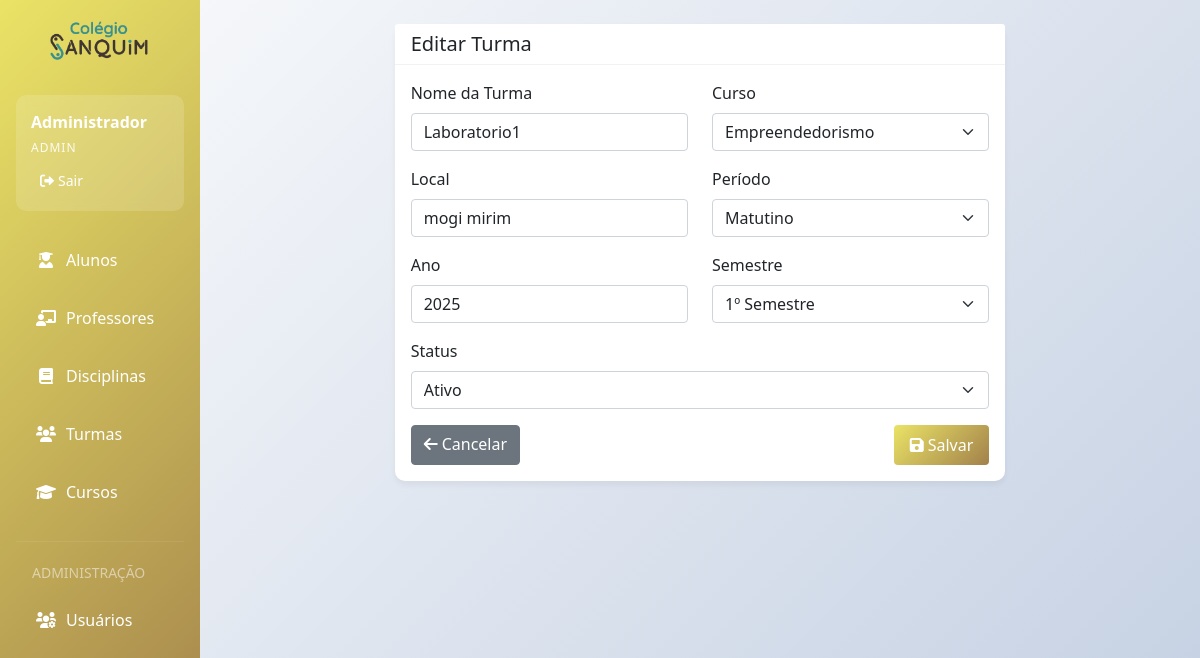
The page /turmas/1/editar (signed in) on the database its author committed.
### app.py (models this page shows, shortened)
class Turma(db.Model):
    __tablename__ = 'turma'
    id = db.Column(db.Integer, primary_key=True)
    nome = db.Column(db.String(50), nullable=False)
    curso_id = db.Column(db.Integer, db.ForeignKey('curso.id'), nullable=False)
    local = db.Column(db.String(100))
    periodo = db.Column(db.String(20))  # Matutino, Vespertino, Noturno
    ano = db.Column(db.Integer, nullable=False)
    semestre = db.Column(db.Integer, nullable=False)  # 1 ou 2
    status = db.Column(db.Integer, default=1)  # 1-Ativo, 0-Inativo
    curso = db.relationship('Curso', backref='turmas_vinculadas')
    alunos = db.relationship('Aluno', backref='turma_atual')
    disciplinas = db.relationship('Disciplina', backref='turma_associada')

### app.py (the view, shortened to what this page needs)
@app.route('/turmas/<int:id>/editar', methods=['GET', 'POST'])
@login_required
def editar_turma(id):
    if session.get('user_tipo') not in ['admin', 'secretaria']:
        flash('Acesso negado!', 'error')
        return redirect(url_for('index'))
    turma = Turma.query.get_or_404(id)
    form = TurmaForm(obj=turma)
    form.curso_id.choices = [(c.id, c.nome) for c in Curso.query.filter_by(status=1).order_by(Curso.nome).all()]
    return render_template('turmas/form.html', form=form, titulo='Editar Turma')

### app.py
class TurmaForm(FlaskForm):
    nome = StringField('Nome da Turma', validators=[DataRequired(), Length(max=50)])
    curso_id = SelectField('Curso', coerce=int, validators=[DataRequired()])
    local = StringField('Local', validators=[Length(max=100)])
    periodo = SelectField('Período', choices=[
        ('Matutino', 'Matutino'),
        ('Vespertino', 'Vespertino'),
        ('Noturno', 'Noturno')
    ], validators=[DataRequired()])
    ano = IntegerField('Ano', validators=[DataRequired(), NumberRange(min=2000, max=2100)])
    semestre = SelectField('Semestre', choices=[(1, '1º Semestre'), (2, '2º Semestre')],
                         coerce=int, validators=[DataRequired(), NumberRange(min=1, max=2)])
    status = SelectField('Status', choices=[(1, 'Ativo'), (0, 'Inativo')],
                        coerce=int, validators=[DataRequired()])

### app.py (called while the page is built)
def login_required(f):
    @wraps(f)
    def decorated_function(*args, **kwargs):
        if 'user_id' not in session:
            return redirect(url_for('login'))
        return f(*args, **kwargs)
    return decorated_function

### templates/turmas/form.html (shortened to what this page needs)
{% extends 'base.html' %}
{% block content %}
<div class="row">
    <div class="col-md-8 mx-auto">
        <div class="card">
            <div class="card-header">
                <h5 class="mb-0">{{ titulo }}</h5>
            </div>
            <div class="card-body">
                <form method="POST">
                    <div class="row">
                        <div class="col-md-6 mb-3">
                            {{ form.nome.label(class="form-label") }}
                            {{ form.nome(class="form-control", placeholder="Ex: Turma A, Turma B") }}
                        </div>
                        <div class="col-md-6 mb-3">
                            {{ form.curso_id.label(class="form-label") }}
                            {{ form.curso_id(class="form-select") }}
                        </div>
                    </div>
                    <div class="row">
                        <div class="col-md-6 mb-3">
                            {{ form.local.label(class="form-label") }}
                            {{ form.local(class="form-control", placeholder="Local das aulas") }}
                        </div>
                        <div class="col-md-6 mb-3">
                            {{ form.periodo.label(class="form-label") }}
                            {{ form.periodo(class="form-select") }}
                        </div>
                    </div>
                    <div class="row">
                        <div class="col-md-6 mb-3">
                            {{ form.ano.label(class="form-label") }}
                            {{ form.ano(class="form-control", placeholder="Ano letivo") }}
                        </div>
                        <div class="col-md-6 mb-3">
                            {{ form.semestre.label(class="form-label") }}
                            {{ form.semestre(class="form-select") }}
                        </div>
                    </div>
                    <div class="mb-3">
                        {{ form.status.label(class="form-label") }}
                        {{ form.status(class="form-select") }}
                    </div>
                    <div class="d-flex justify-content-between">
                        <a href="{{ url_for('listar_turmas') }}" class="btn btn-secondary">
                            <i class="fas fa-arrow-left me-1"></i>Cancelar
                        </a>
                        <button type="submit" class="btn btn-primary">
                            <i class="fas fa-save me-1"></i>Salvar
                        </button>
                    </div>
                </form>
            </div>
        </div>
    </div>
</div>
{% endblock %}

### templates/base.html (style rules this page uses)
:root { --primary-color: #eae366; --secondary-color: #a2814b; --accent-color: #379091; --danger-color: #e74c3c; --success-color: #2ecc71; }
.card { border: none; border-radius: 10px; box-shadow: 0 4px 6px rgba(0, 0, 0, 0.05); transition: transform 0.2s, box-shadow 0.2s; }
.card-header { background-color: white; border-bottom: 1px solid rgba(0, 0, 0, 0.05); font-weight: 600; }
.btn-primary { background: linear-gradient( 135deg, var(--primary-color) 0%, var(--secondary-color) 100% ); border: none; padding: 8px 16px; }

### rows shown on the page
Turma: nome "Laboratorio1", curso_id "Empreendedorismo", local "mogi mirim", periodo "Matutino", ano "2025", semestre "1º Semestre", status "Ativo"

### other values the page prints
{{ session.user_nome }} "Administrador"
{{ session.user_tipo|capitalize }} "ADMIN"
{{ titulo }} "Editar Turma"
